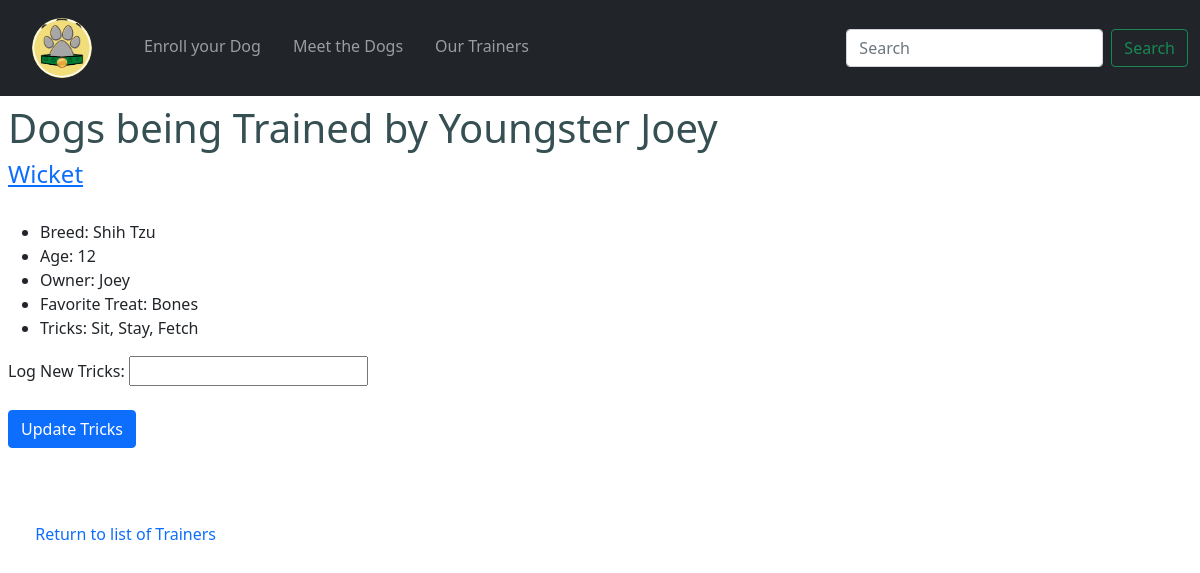
Screenshot of /trainer_profile/Youngster Joey with the database file from the repository.
### tables this page shows
CREATE TABLE "dogs" (
	"id"	INTEGER NOT NULL UNIQUE,
	"name"	TEXT NOT NULL,
	"breed"	TEXT,
	"age"	INTEGER,
	"owner"	NUMERIC NOT NULL,
	"treats"	BLOB,
	"trainer"	BLOB,
	"pic"	TEXT,
	"tricks"	TEXT,
	"medical"	TEXT,
	PRIMARY KEY("id" AUTOINCREMENT)
);

### app.py (the view)
@app.route('/trainer_profile/<string:trainer>')
def trainer_profile(trainer):
    dogs = show_trainers_dogs(trainer)
    return render_template('trainer_profile.html', dogs=dogs, trainer=trainer)

### dog_data.py (called while the page is built)
def connect_db(path):
    conn = sqlite3.connect(path)
    conn.row_factory = sqlite3.Row
    return (conn, conn.cursor())

def show_trainers_dogs(trainer_name):
    conn, cur = connect_db(db_path)
    query = 'SELECT * FROM dogs WHERE trainer=?'
    result = cur.execute(query, (trainer_name,)).fetchall()
    conn.close()
    return result

### templates/trainer_profile.html (shortened to what this page needs)
{% extends 'base.html' %}
{% block content %}
<h1>Dogs being Trained by {{ trainer }}</h1>
{% for dog in dogs %}
  <h4><a href="{{ url_for('dog_profile', dog_id=dog.id) }}">{{ dog.name }}</a></h4>
  <ul>
    {% if dog.breed %}
    <li>Breed: {{ dog.breed }}</li>
    {% else %}
    <li>No breed info available</li>
    {% endif %}
    <li>Age: {{ dog.age }}</li>
    <li>Owner: {{ dog.owner }}</li>
    <li>Favorite Treat: {{ dog.treats }}</li>
    <li>Tricks: {{ dog.tricks }}</li>
  </ul>
<form action="{{ url_for('update_tricks', dog_id=dog.id) }}" method="post">
  <label for="d_tricks">Log New Tricks:</label>
  <input type="text" name="dog_tricks" id="d_tricks"><br><br>
  <input class="btn btn-primary" type="submit" value="Update Tricks" name="action">
</form>
<br><br>
<a class="nav-link" href="{{ url_for('trainer_list') }}">Return to list of Trainers</a>
{% endfor %}
{% endblock %}

### static/css/style.css (style rules this page uses)
.nav-link { font-weight: 500; margin: 0 .5em; padding: 1.6em 1.2em; }
h1, h2, h3 { color: #354f52; }

### rows the page displays
dogs: trainer "Youngster Joey", name "Wicket", breed "Shih Tzu", age "12", owner "Joey", treats "Bones", tricks "Sit, Stay, Fetch"
